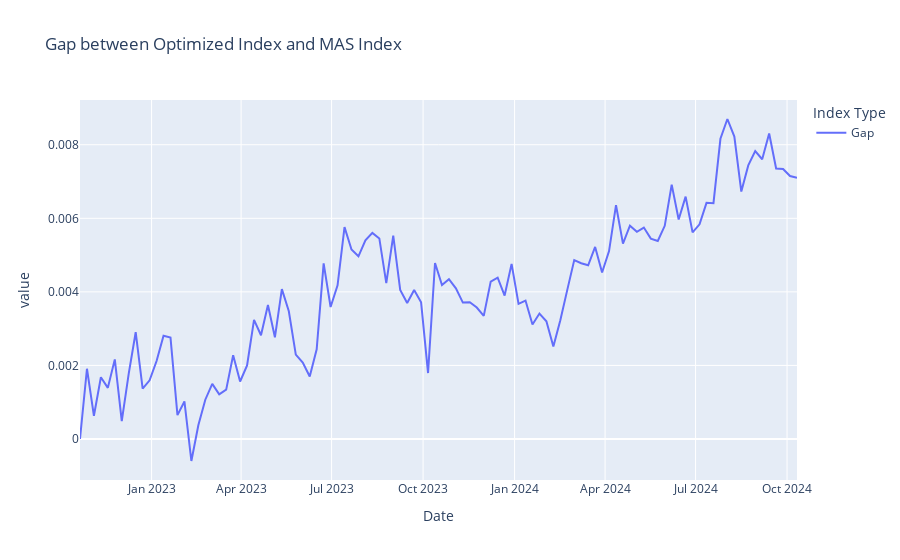

Notebook code for this chart:
### Code cell
# Plot Gap between Optimized_Index and MAS_Index using Plotly

fig = px.line(
    SGDNEER_optimized, 
    x=SGDNEER_optimized.index, 
    y=["Gap"],
    labels={"Gap": "Index Value", "variable": "Index Type"},
    title="Gap between Optimized Index and MAS Index"
)

# Show the plot
fig.show()
